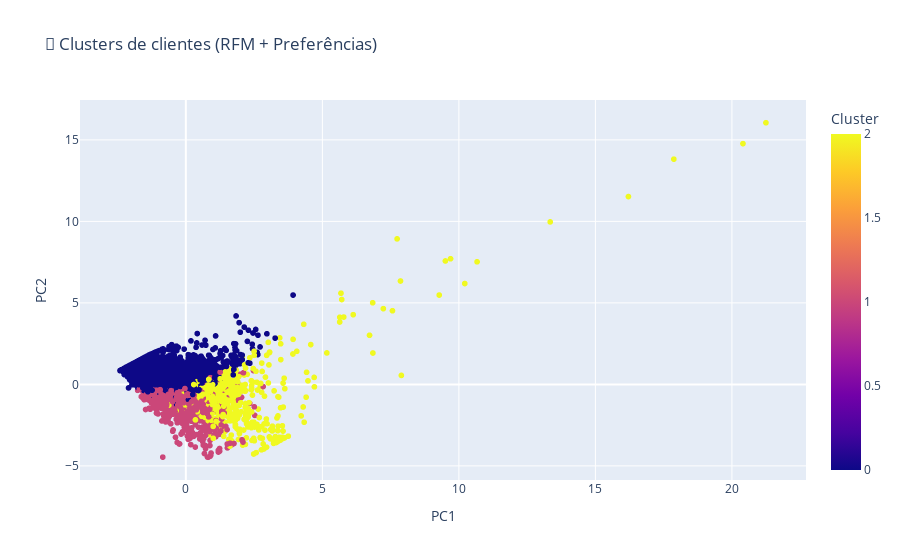

This figure's notebook cell:
### Markdown cell above
8️⃣ **Visualização de clusters (PCA)**

### Code cell
pca = PCA(n_components=2)
coords = pca.fit_transform(X)
df_clusters = pd.DataFrame(coords, columns=['PC1','PC2'], index=base.index)
df_clusters['Cluster'] = base['Cluster'].values
df_clusters['CustomerID'] = base.index

fig = px.scatter(df_clusters, x='PC1', y='PC2', color='Cluster', hover_data=['CustomerID'],
                 title='🎯 Clusters de clientes (RFM + Preferências)')
fig.show()

### Figure 1 — Plotly figure (JSON) as saved in the notebook; plotly's stock layout.template omitted (floating-point values rounded to 4 significant figures; data arrays with more than 128 entries replaced by an {"elided": "..."} marker saying what was removed)
{"data": [{"customdata": {"elided": "4338x1 float values"}, "hovertemplate": "PC1=%{x}<br>PC2=%{y}<br>CustomerID=%{customdata[0]}<br>Cluster=%{marker.color}<extra></extra>", "legendgroup": "", "marker": {"color": {"elided": "4338 int values"}, "coloraxis": "coloraxis", "symbol": "circle"}, "mode": "markers", "name": "", "showlegend": false, "type": "scattergl", "x": {"elided": "4338 float values"}, "xaxis": "x", "y": {"elided": "4338 float values"}, "yaxis": "y"}], "layout": {"coloraxis": {"colorbar": {"title": {"text": "Cluster"}}, "colorscale": [[0, "#0d0887"], [0.1111, "#46039f"], [0.2222, "#7201a8"], [0.3333, "#9c179e"], [0.4444, "#bd3786"], [0.5556, "#d8576b"], [0.6667, "#ed7953"], [0.7778, "#fb9f3a"], [0.8889, "#fdca26"], [1, "#f0f921"]]}, "legend": {"tracegroupgap": 0}, "title": {"text": "🎯 Clusters de clientes (RFM + Preferências)"}, "xaxis": {"anchor": "y", "domain": [0, 1], "title": {"text": "PC1"}}, "yaxis": {"anchor": "x", "domain": [0, 1], "title": {"text": "PC2"}}}}
